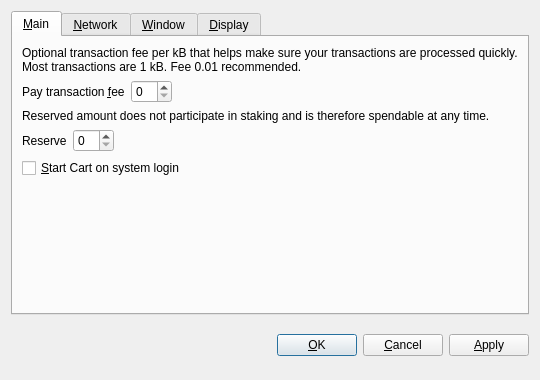
<?xml version="1.0" encoding="UTF-8"?>
<ui version="4.0">
 <class>OptionsDialog</class>
 <widget class="QDialog" name="OptionsDialog">
  <property name="geometry">
   <rect>
    <x>0</x>
    <y>0</y>
    <width>540</width>
    <height>380</height>
   </rect>
  </property>
  <property name="windowTitle">
   <string>Options</string>
  </property>
  <property name="modal">
   <bool>true</bool>
  </property>
  <layout class="QVBoxLayout" name="verticalLayout">
   <item>
    <widget class="QTabWidget" name="tabWidget">
     <property name="tabPosition">
      <enum>QTabWidget::North</enum>
     </property>
     <property name="currentIndex">
      <number>0</number>
     </property>
     <widget class="QWidget" name="tabMain">
      <attribute name="title">
       <string>&amp;Main</string>
      </attribute>
      <layout class="QVBoxLayout" name="verticalLayout_Main">
       <item>
        <widget class="QLabel" name="transactionFeeInfoLabel">
         <property name="text">
          <string>Optional transaction fee per kB that helps make sure your transactions are processed quickly. Most transactions are 1 kB. Fee 0.01 recommended.</string>
         </property>
         <property name="textFormat">
          <enum>Qt::PlainText</enum>
         </property>
         <property name="wordWrap">
          <bool>true</bool>
         </property>
        </widget>
       </item>
       <item>
        <layout class="QHBoxLayout" name="horizontalLayoutFee">
         <item>
          <widget class="QLabel" name="transactionFeeLabel">
           <property name="text">
            <string>Pay transaction &amp;fee</string>
           </property>
           <property name="textFormat">
            <enum>Qt::PlainText</enum>
           </property>
           <property name="buddy">
            <cstring>transactionFee</cstring>
           </property>
          </widget>
         </item>
         <item>
          <widget class="BitcoinAmountField" name="transactionFee"/>
         </item>
         <item>
          <spacer name="horizontalSpacerFee">
           <property name="orientation">
            <enum>Qt::Horizontal</enum>
           </property>
           <property name="sizeHint" stdset="0">
            <size>
             <width>40</width>
             <height>20</height>
            </size>
           </property>
          </spacer>
         </item>
        </layout>
       </item>
       <item>
        <widget class="QLabel" name="reserveBalanceInfoLabel">
         <property name="text">
          <string>Reserved amount does not participate in staking and is therefore spendable at any time.</string>
         </property>
         <property name="textFormat">
          <enum>Qt::PlainText</enum>
         </property>
         <property name="wordWrap">
          <bool>true</bool>
         </property>
        </widget>
       </item>
       <item>
        <layout class="QHBoxLayout" name="horizontalLayoutReserveBalance">
         <item>
          <widget class="QLabel" name="reserveBalanceLabel">
           <property name="text">
            <string>Reserve</string>
           </property>
           <property name="textFormat">
            <enum>Qt::PlainText</enum>
           </property>
           <property name="buddy">
            <cstring>reserveBalance</cstring>
           </property>
          </widget>
         </item>
         <item>
          <widget class="BitcoinAmountField" name="reserveBalance"/>
         </item>
         <item>
          <spacer name="horizontalSpacerReserveBalance">
           <property name="orientation">
            <enum>Qt::Horizontal</enum>
           </property>
           <property name="sizeHint" stdset="0">
            <size>
             <width>40</width>
             <height>20</height>
            </size>
           </property>
          </spacer>
         </item>
        </layout>
       </item>
       <item>
        <widget class="QCheckBox" name="bitcoinAtStartup">
         <property name="toolTip">
          <string>Automatically start Cart after logging in to the system.</string>
         </property>
         <property name="text">
          <string>&amp;Start Cart on system login</string>
         </property>
        </widget>
       </item>
       <item>
        <spacer name="verticalSpacer_Main">
         <property name="orientation">
          <enum>Qt::Vertical</enum>
         </property>
         <property name="sizeHint" stdset="0">
          <size>
           <width>20</width>
           <height>40</height>
          </size>
         </property>
        </spacer>
       </item>
      </layout>
     </widget>
     <widget class="QWidget" name="tabNetwork">
      <attribute name="title">
       <string>&amp;Network</string>
      </attribute>
      <layout class="QVBoxLayout" name="verticalLayout_Network">
       <item>
        <widget class="QCheckBox" name="mapPortUpnp">
         <property name="toolTip">
          <string>Automatically open the Cart client port on the router. This only works when your router supports UPnP and it is enabled.</string>
         </property>
         <property name="text">
          <string>Map port using &amp;UPnP</string>
         </property>
        </widget>
       </item>
       <item>
        <widget class="QCheckBox" name="connectSocks">
         <property name="toolTip">
          <string>Connect to the Cart network through a SOCKS5 proxy (e.g. when connecting through Tor).</string>
         </property>
         <property name="text">
          <string>&amp;Connect through SOCKS5 proxy:</string>
         </property>
        </widget>
       </item>
       <item>
        <layout class="QHBoxLayout" name="horizontalLayout_Network">
         <item>
          <widget class="QLabel" name="proxyIpLabel">
           <property name="text">
            <string>Proxy &amp;IP:</string>
           </property>
           <property name="textFormat">
            <enum>Qt::PlainText</enum>
           </property>
           <property name="buddy">
            <cstring>proxyIp</cstring>
           </property>
          </widget>
         </item>
         <item>
          <widget class="QValidatedLineEdit" name="proxyIp">
           <property name="maximumSize">
            <size>
             <width>140</width>
             <height>16777215</height>
            </size>
           </property>
           <property name="toolTip">
            <string>IP address of the proxy (e.g. 127.0.0.1)</string>
           </property>
          </widget>
         </item>
         <item>
          <widget class="QLabel" name="proxyPortLabel">
           <property name="text">
            <string>&amp;Port:</string>
           </property>
           <property name="textFormat">
            <enum>Qt::PlainText</enum>
           </property>
           <property name="buddy">
            <cstring>proxyPort</cstring>
           </property>
          </widget>
         </item>
         <item>
          <widget class="QLineEdit" name="proxyPort">
           <property name="maximumSize">
            <size>
             <width>55</width>
             <height>16777215</height>
            </size>
           </property>
           <property name="toolTip">
            <string>Port of the proxy (e.g. 9050)</string>
           </property>
          </widget>
         </item>
         <item>
          <spacer name="horizontalSpacer_Network">
           <property name="orientation">
            <enum>Qt::Horizontal</enum>
           </property>
           <property name="sizeHint" stdset="0">
            <size>
             <width>40</width>
             <height>20</height>
            </size>
           </property>
          </spacer>
         </item>
        </layout>
       </item>
       <item>
        <spacer name="verticalSpacer_Network">
         <property name="orientation">
          <enum>Qt::Vertical</enum>
         </property>
         <property name="sizeHint" stdset="0">
          <size>
           <width>20</width>
           <height>40</height>
          </size>
         </property>
        </spacer>
       </item>
      </layout>
     </widget>
     <widget class="QWidget" name="tabWindow">
      <attribute name="title">
       <string>&amp;Window</string>
      </attribute>
      <layout class="QVBoxLayout" name="verticalLayout_Window">
       <item>
        <widget class="QCheckBox" name="minimizeToTray">
         <property name="toolTip">
          <string>Show only a tray icon after minimizing the window.</string>
         </property>
         <property name="text">
          <string>&amp;Minimize to the tray instead of the taskbar</string>
         </property>
        </widget>
       </item>
       <item>
        <widget class="QCheckBox" name="minimizeOnClose">
         <property name="toolTip">
          <string>Minimize instead of exit the application when the window is closed. When this option is enabled, the application will be closed only after selecting Quit in the menu.</string>
         </property>
         <property name="text">
          <string>M&amp;inimize on close</string>
         </property>
        </widget>
       </item>
       <item>
        <spacer name="verticalSpacer_Window">
         <property name="orientation">
          <enum>Qt::Vertical</enum>
         </property>
         <property name="sizeHint" stdset="0">
          <size>
           <width>20</width>
           <height>40</height>
          </size>
         </property>
        </spacer>
       </item>
      </layout>
     </widget>
     <widget class="QWidget" name="tabDisplay">
      <attribute name="title">
       <string>&amp;Display</string>
      </attribute>
      <layout class="QVBoxLayout" name="verticalLayout_Display">
       <item>
        <layout class="QHBoxLayout" name="horizontalLayout_1_Display">
         <item>
          <widget class="QLabel" name="langLabel">
           <property name="text">
            <string>User Interface &amp;language:</string>
           </property>
           <property name="textFormat">
            <enum>Qt::PlainText</enum>
           </property>
           <property name="buddy">
            <cstring>lang</cstring>
           </property>
          </widget>
         </item>
         <item>
          <widget class="QValueComboBox" name="lang">
           <property name="toolTip">
            <string>The user interface language can be set here. This setting will take effect after restarting Cart.</string>
           </property>
          </widget>
         </item>
        </layout>
       </item>
       <item>
        <layout class="QHBoxLayout" name="horizontalLayout_2_Display">
         <item>
          <widget class="QLabel" name="unitLabel">
           <property name="text">
            <string>&amp;Unit to show amounts in:</string>
           </property>
           <property name="textFormat">
            <enum>Qt::PlainText</enum>
           </property>
           <property name="buddy">
            <cstring>unit</cstring>
           </property>
          </widget>
         </item>
         <item>
          <widget class="QValueComboBox" name="unit">
           <property name="toolTip">
            <string>Choose the default subdivision unit to show in the interface and when sending coins.</string>
           </property>
          </widget>
         </item>
        </layout>
       </item>
       <item>
        <widget class="QCheckBox" name="coinControlFeatures">
         <property name="toolTip">
          <string>Whether to show coin control features or not.</string>
         </property>
         <property name="text">
          <string>Display coin &amp;control features (experts only!)</string>
         </property>
        </widget>
       </item>
       <item>
        <spacer name="verticalSpacer_Display">
         <property name="orientation">
          <enum>Qt::Vertical</enum>
         </property>
         <property name="sizeHint" stdset="0">
          <size>
           <width>20</width>
           <height>40</height>
          </size>
         </property>
        </spacer>
       </item>
      </layout>
     </widget>
    </widget>
   </item>
   <item>
    <layout class="QHBoxLayout" name="horizontalLayout_Buttons">
     <item>
      <spacer name="horizontalSpacer_1">
       <property name="orientation">
        <enum>Qt::Horizontal</enum>
       </property>
       <property name="sizeHint" stdset="0">
        <size>
         <width>40</width>
         <height>48</height>
        </size>
       </property>
      </spacer>
     </item>
     <item>
      <widget class="QLabel" name="statusLabel">
       <property name="font">
        <font>
         <weight>75</weight>
         <bold>true</bold>
        </font>
       </property>
       <property name="text">
        <string/>
       </property>
       <property name="textFormat">
        <enum>Qt::PlainText</enum>
       </property>
       <property name="wordWrap">
        <bool>true</bool>
       </property>
      </widget>
     </item>
     <item>
      <spacer name="horizontalSpacer_2">
       <property name="orientation">
        <enum>Qt::Horizontal</enum>
       </property>
       <property name="sizeHint" stdset="0">
        <size>
         <width>40</width>
         <height>48</height>
        </size>
       </property>
      </spacer>
     </item>
     <item>
      <widget class="QPushButton" name="okButton">
       <property name="text">
        <string>&amp;OK</string>
       </property>
      </widget>
     </item>
     <item>
      <widget class="QPushButton" name="cancelButton">
       <property name="text">
        <string>&amp;Cancel</string>
       </property>
       <property name="autoDefault">
        <bool>false</bool>
       </property>
      </widget>
     </item>
     <item>
      <widget class="QPushButton" name="applyButton">
       <property name="text">
        <string>&amp;Apply</string>
       </property>
       <property name="autoDefault">
        <bool>false</bool>
       </property>
      </widget>
     </item>
    </layout>
   </item>
  </layout>
 </widget>
 <customwidgets>
  <customwidget>
   <class>BitcoinAmountField</class>
   <extends>QSpinBox</extends>
   <header>bitcoinamountfield.h</header>
  </customwidget>
  <customwidget>
   <class>QValueComboBox</class>
   <extends>QComboBox</extends>
   <header>qvaluecombobox.h</header>
  </customwidget>
  <customwidget>
   <class>QValidatedLineEdit</class>
   <extends>QLineEdit</extends>
   <header>qvalidatedlineedit.h</header>
  </customwidget>
 </customwidgets>
 <resources/>
 <connections/>
</ui>
